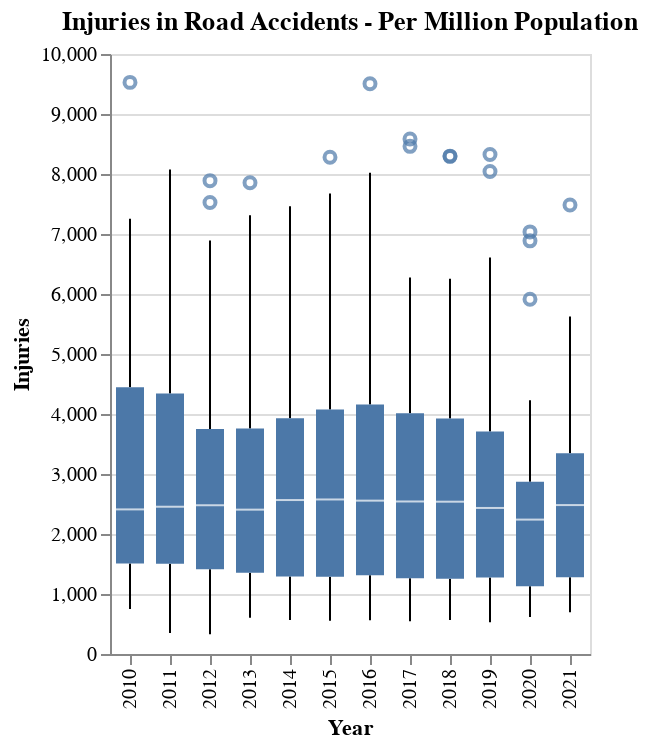

Write notebook code for a chart like this one.
### Code cell
# Boxplot

alt.Chart(data, title = 'Injuries in Road Accidents - Per Million Population').mark_boxplot().encode(
    x = 'Year:O',
    y = 'Injuries:Q'
)

### Figure 1 — Vega-Lite specification as saved in the notebook (floating-point values rounded to 4 significant figures; data arrays with more than 128 entries replaced by an {"elided": "..."} marker saying what was removed)
{"config": {"view": {"continuousWidth": 300, "continuousHeight": 300}}, "data": {"name": "data-9c60a30b2c5151cd0bd25720e06c33ca"}, "mark": {"type": "boxplot"}, "encoding": {"x": {"field": "Year", "type": "ordinal"}, "y": {"field": "Injuries", "type": "quantitative"}}, "title": "Injuries in Road Accidents - Per Million Population", "$schema": "https://vega.github.io/schema/vega-lite/v5.15.1.json", "datasets": {"data-9c60a30b2c5151cd0bd25720e06c33ca": {"elided": "457 records"}}}
